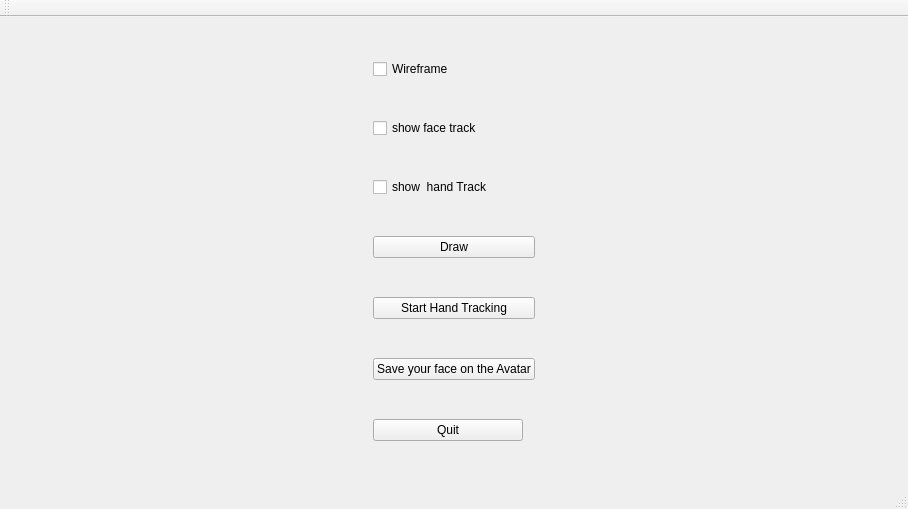
<?xml version="1.0" encoding="UTF-8"?>
<ui version="4.0">
 <class>MainWindow</class>
 <widget class="QMainWindow" name="MainWindow">
  <property name="geometry">
   <rect>
    <x>0</x>
    <y>0</y>
    <width>908</width>
    <height>509</height>
   </rect>
  </property>
  <property name="sizePolicy">
   <sizepolicy hsizetype="Preferred" vsizetype="Preferred">
    <horstretch>0</horstretch>
    <verstretch>0</verstretch>
   </sizepolicy>
  </property>
  <property name="windowTitle">
   <string>MainWindow</string>
  </property>
  <widget class="QWidget" name="centralwidget">
   <property name="sizePolicy">
    <sizepolicy hsizetype="Preferred" vsizetype="Preferred">
     <horstretch>0</horstretch>
     <verstretch>0</verstretch>
    </sizepolicy>
   </property>
   <layout class="QHBoxLayout" name="horizontalLayout">
    <item>
     <layout class="QGridLayout" name="gridLayout">
      <property name="sizeConstraint">
       <enum>QLayout::SetFixedSize</enum>
      </property>
      <item row="3" column="0">
       <widget class="QPushButton" name="draw">
        <property name="sizePolicy">
         <sizepolicy hsizetype="Fixed" vsizetype="Fixed">
          <horstretch>0</horstretch>
          <verstretch>0</verstretch>
         </sizepolicy>
        </property>
        <property name="minimumSize">
         <size>
          <width>150</width>
          <height>0</height>
         </size>
        </property>
        <property name="maximumSize">
         <size>
          <width>200</width>
          <height>16777215</height>
         </size>
        </property>
        <property name="text">
         <string>Draw</string>
        </property>
       </widget>
      </item>
      <item row="6" column="0">
       <widget class="QPushButton" name="quit">
        <property name="sizePolicy">
         <sizepolicy hsizetype="Fixed" vsizetype="Fixed">
          <horstretch>0</horstretch>
          <verstretch>0</verstretch>
         </sizepolicy>
        </property>
        <property name="minimumSize">
         <size>
          <width>150</width>
          <height>0</height>
         </size>
        </property>
        <property name="text">
         <string>Quit</string>
        </property>
       </widget>
      </item>
      <item row="5" column="0">
       <widget class="QPushButton" name="saveFace">
        <property name="maximumSize">
         <size>
          <width>200</width>
          <height>16777215</height>
         </size>
        </property>
        <property name="text">
         <string>Save your face on the Avatar</string>
        </property>
       </widget>
      </item>
      <item row="0" column="0">
       <widget class="QCheckBox" name="wireframe">
        <property name="sizePolicy">
         <sizepolicy hsizetype="Fixed" vsizetype="Fixed">
          <horstretch>0</horstretch>
          <verstretch>0</verstretch>
         </sizepolicy>
        </property>
        <property name="minimumSize">
         <size>
          <width>150</width>
          <height>0</height>
         </size>
        </property>
        <property name="text">
         <string>Wireframe</string>
        </property>
       </widget>
      </item>
      <item row="4" column="0">
       <widget class="QPushButton" name="startHandtrack">
        <property name="text">
         <string>Start Hand Tracking</string>
        </property>
       </widget>
      </item>
      <item row="1" column="0">
       <widget class="QCheckBox" name="showFaceTrack">
        <property name="text">
         <string>show face track</string>
        </property>
       </widget>
      </item>
      <item row="2" column="0">
       <widget class="QCheckBox" name="showHandTrack">
        <property name="text">
         <string>show  hand Track</string>
        </property>
        <property name="tristate">
         <bool>false</bool>
        </property>
       </widget>
      </item>
     </layout>
    </item>
    <item>
     <layout class="QVBoxLayout" name="layout_scene">
      <property name="sizeConstraint">
       <enum>QLayout::SetDefaultConstraint</enum>
      </property>
     </layout>
    </item>
   </layout>
  </widget>
  <widget class="QMenuBar" name="menubar">
   <property name="geometry">
    <rect>
     <x>0</x>
     <y>0</y>
     <width>908</width>
     <height>25</height>
    </rect>
   </property>
  </widget>
  <widget class="QStatusBar" name="statusbar"/>
  <widget class="QToolBar" name="toolBar">
   <property name="windowTitle">
    <string>toolBar</string>
   </property>
   <attribute name="toolBarArea">
    <enum>TopToolBarArea</enum>
   </attribute>
   <attribute name="toolBarBreak">
    <bool>false</bool>
   </attribute>
  </widget>
 </widget>
 <resources/>
 <connections/>
</ui>
